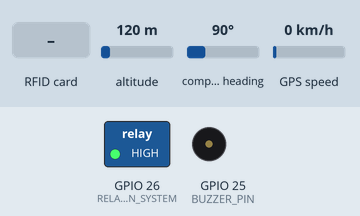
This sketch was run on a simulated ESP32. On the bench: switched loads named in the sketch (green lamp = pin HIGH), buzzer (waves = sounding, pin HIGH). Inputs (shaded band) come from the test bench; at power-on: altitude 120 m, compass heading 90°, GPS speed 0 km/h. WiFi joins after 1.5 s; servers stay silent unless stated; the GPS gets a fix after 3 s at 37.7749, -122.4194 with 8 satellites; what the sketch prints to the serial monitor is not drawn.

Above: at 2.8 s.
2.9 s: RFID card CB E2 44 05 held to the reader
At 3.1 s:
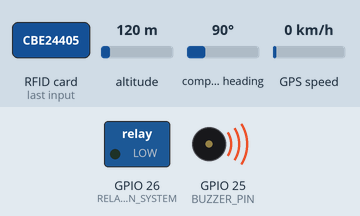
At 4.2 s:
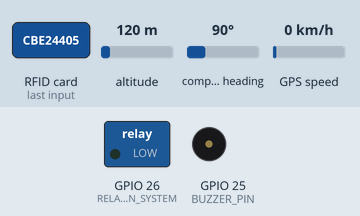
4.6 s: RFID card CB E2 44 05 held to the reader
At 4.87 s:
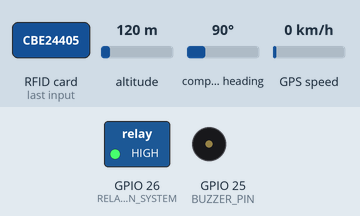
Timing chart, 0 to 7.6 s (numbered marks = the images above; inputs shaded):
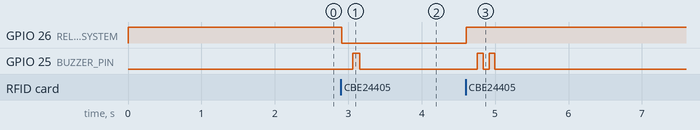

The sketch:

Smart-Rfidkey-Moto01.ino
```cpp
#include <WiFi.h>
#include <FirebaseESP32.h>
#include <TinyGPS++.h>
#include <HardwareSerial.h>
#include <SPI.h>
#include <Adafruit_PN532.h>


#define WIFI_SSID "YOURSSID"
#define WIFI_PASSWORD "YOURPASSWORD"
#define FIREBASE_HOST "YOURFIREBASEHOST"
#define FIREBASE_AUTH "YOURFIREKEY"
#define RELAY_PIN_SYSTEM     26
#define BUZZER_PIN           25
#define VOLTAGE_PIN          34
#define SDA_PIN 21
#define SCL_PIN 22


// ตั้งค่าความถี่ในการอัปเดตข้อมูลให้เป็นค่าเดียว
#define UPDATE_INTERVAL_MS 15000  // ส่งข้อมูลทุก 15 วินาที
// -----------------------------

const float R1 = 4700.0;
const float R2 = 1000.0;
const float CORRECTION_FACTOR = 1.084;
const float VOLTAGE_MAX = 12.7;
const float VOLTAGE_MIN = 11.8;
const float MAX_RANGE_KM = 30.0;
String authorizedUID = "CB E2 44 05";

// --- ตัวแปรและ Object ---
FirebaseData fbdo, stream;
FirebaseAuth auth;
FirebaseConfig config;
TinyGPSPlus gps;
HardwareSerial& gpsSerial = Serial2;
Adafruit_PN532 nfc(SDA_PIN, SCL_PIN);


bool isSystemOn = false;
bool isRemotelyLocked = false;
String currentTripId = "";
unsigned long lastSendTime = 0;

// --- (ส่วนฟังก์ชันพื้นฐาน และฟังก์ชัน streamCallback) ---
void beepSuccess() { digitalWrite(BUZZER_PIN, HIGH); delay(100); digitalWrite(BUZZER_PIN, LOW); }
void beepFail() { digitalWrite(BUZZER_PIN, HIGH); delay(500); digitalWrite(BUZZER_PIN, LOW); }
void beepSystemOff() {
  digitalWrite(BUZZER_PIN, HIGH); delay(80); digitalWrite(BUZZER_PIN, LOW);
  delay(80);
  digitalWrite(BUZZER_PIN, HIGH); delay(80); digitalWrite(BUZZER_PIN, LOW);
}
void streamCallback(StreamData data) {
  if (data.dataType() == "boolean") {
    isRemotelyLocked = data.boolData();
    Serial.printf(">>> Remote Lock is now %s\n", isRemotelyLocked ? "ON" : "OFF");
    beepSuccess();
  }
}
void streamTimeoutCallback(bool timeout) { if (timeout) Serial.println("Stream timeout, resuming..."); }

// --- (ส่วนฟังก์ชัน sendStatusToFirebase) ---
void sendStatusToFirebase() {
  if (!Firebase.ready()) return;

  FirebaseJson json;
  json.set("is_on", isSystemOn);

  float totalVoltage = 0;
  for (int i = 0; i < 5; i++) {
    totalVoltage += analogRead(VOLTAGE_PIN);
    delay(10);
  }
  int adcValue = totalVoltage / 5;

  float voltageOut = adcValue * (3.3 / 4095.0);
  float rawBatteryVoltage = voltageOut * (R1 + R2) / R2;
  float batteryVoltage = rawBatteryVoltage * CORRECTION_FACTOR;
  int soc = constrain(map(batteryVoltage * 100, VOLTAGE_MIN * 100, VOLTAGE_MAX * 100, 0, 100), 0, 100);
  float range = MAX_RANGE_KM * (soc / 100.0);
  json.set("voltage", String(batteryVoltage, 2));
  json.set("soc_percent", soc);
  json.set("estimated_range_km", String(range, 1));

  if (gps.location.isValid()) {
    json.set("latitude", String(gps.location.lat(), 6));
    json.set("longitude", String(gps.location.lng(), 6));
  }

  json.set("last_update", ".sv");

  String path = "/vehicle_1/realtime_status";
  Serial.printf("Sending Status (System %s)... ", isSystemOn ? "ON" : "OFF");
  if (Firebase.setJSON(fbdo, path, json)) {
    Serial.println("SUCCESS");
  } else {
    Serial.print("FAILED: ");
    Serial.println(fbdo.errorReason());
  }
}

// --- (ส่วน setup) ---
void setup() {
  Serial.begin(115200);
  Serial.println("\nUltimate Firmware (Stable Version) Initializing...");

  gpsSerial.begin(9600, SERIAL_8N1, 16, 17);
  pinMode(RELAY_PIN_SYSTEM, OUTPUT);
  pinMode(BUZZER_PIN, OUTPUT);

  digitalWrite(RELAY_PIN_SYSTEM, HIGH);
  digitalWrite(BUZZER_PIN, LOW);

  nfc.begin();
  if (!nfc.getFirmwareVersion()) {
    Serial.println("FATAL ERROR: Didn't find PN532 board. Halting.");
    while (1) { delay(10); }
  }
  nfc.SAMConfig();
  Serial.println("PN532 board found!");

  WiFi.begin(WIFI_SSID, WIFI_PASSWORD);
  Serial.print("Connecting to Wi-Fi");
  while (WiFi.status() != WL_CONNECTED) {
    Serial.print(".");
    delay(300);
  }
  Serial.println(" Connected!");

config.host = FIREBASE_HOST;
  config.signer.tokens.legacy_token = FIREBASE_AUTH;
  Firebase.begin(&config, &auth);
  Firebase.reconnectWiFi(true);

  if (!Firebase.beginStream(stream, "/vehicle_1/security/is_locked")) {
    Serial.printf("Stream begin error: %s\n", stream.errorReason().c_str());
  }
  Firebase.setStreamCallback(stream, streamCallback, streamTimeoutCallback);

  Serial.println("System Ready. Scan your card to turn ON/OFF.");
}

void loop() {
  // --- งานที่ 1: จัดการ RFID ---
  uint8_t success;
  uint8_t uid[] = {0, 0, 0, 0, 0, 0, 0};
  uint8_t uidLength;
  success = nfc.readPassiveTargetID(PN532_MIFARE_ISO14443A, uid, &uidLength, 200);

  if (success) {
    String scannedUID = "";
    for (uint8_t i = 0; i < uidLength; i++) {
        if (uid[i] < 0x10) scannedUID += '0';
        scannedUID += String(uid[i], HEX);
        if (i < uidLength - 1) scannedUID += ' ';
    }
    scannedUID.toUpperCase();

    if (scannedUID == authorizedUID) {
      // --- (สำคัญ) ตรรกะการล็อก ---
      if (isRemotelyLocked && !isSystemOn) {
        // กรณีที่ 1: รถถูกล็อกอยู่ และ ผู้ใช้พยายามจะ "เปิด" ระบบ
        Serial.println("ACTION BLOCKED: Vehicle is remotely locked!");
        beepFail();
      } else {
        // กรณีที่ 2: รถไม่ได้ถูกล็อก หรือ ผู้ใช้พยายามจะ "ปิด" ระบบ
        // ให้ทำงานสลับสถานะได้ตามปกติ
        isSystemOn = !isSystemOn;
        digitalWrite(RELAY_PIN_SYSTEM, isSystemOn ? LOW : HIGH);
        Serial.printf("System state is now %s\n", isSystemOn ? "ON" : "OFF");

        Firebase.setBool(fbdo, "/vehicle_1/realtime_status/is_on", isSystemOn);
          // --- (สำคัญ) ตรรกะการบันทึก Trip Log ---
        if (isSystemOn) { // ถ้าเพิ่งเปิดระบบ
          beepSuccess();
          currentTripId = "trip_" + String(millis());
          String tripPath = "/vehicle_1/trip_logs/" + currentTripId;

          // ส่งข้อมูลแต่ละส่วนแยกกัน
          Firebase.setTimestamp(fbdo, tripPath + "/start_time");
          Firebase.setString(fbdo, tripPath + "/user_uid", scannedUID);

        } else { // ถ้าเพิ่งปิดระบบ
          beepSystemOff();
          String tripPath = "/vehicle_1/trip_logs/" + currentTripId;
          Firebase.setTimestamp(fbdo, tripPath + "/end_time");
        }
        // ----------------------------------------------------
      }
    } else {
      beepFail();
    }
  }

  // --- งานที่ 2: อ่านข้อมูล GPS ---
  while (gpsSerial.available() > 0) {
    gps.encode(gpsSerial.read());
  }


  // --- งานที่ 3: ส่งข้อมูลสถานะขึ้น Firebase (ทำงานตลอดเวลาด้วยความถี่เดียว) ---
  if (millis() - lastSendTime > UPDATE_INTERVAL_MS) {
    lastSendTime = millis();
    sendStatusToFirebase();
  }
  // -----------------------------
}
```

Measured:
- after the input at 2.9 s, GPIO 26 (RELAY_PIN_SYSTEM): HIGH → LOW at once; GPIO 25 (BUZZER_PIN): LOW → HIGH after 0.16 s, → LOW 0.10 s later
- after the input at 4.6 s, GPIO 26 (RELAY_PIN_SYSTEM): LOW → HIGH at once; GPIO 25 (BUZZER_PIN): alternates HIGH for 0.08 s and LOW for 0.08 s, 4 changes in all, then stays LOW, starting after 0.16 s
